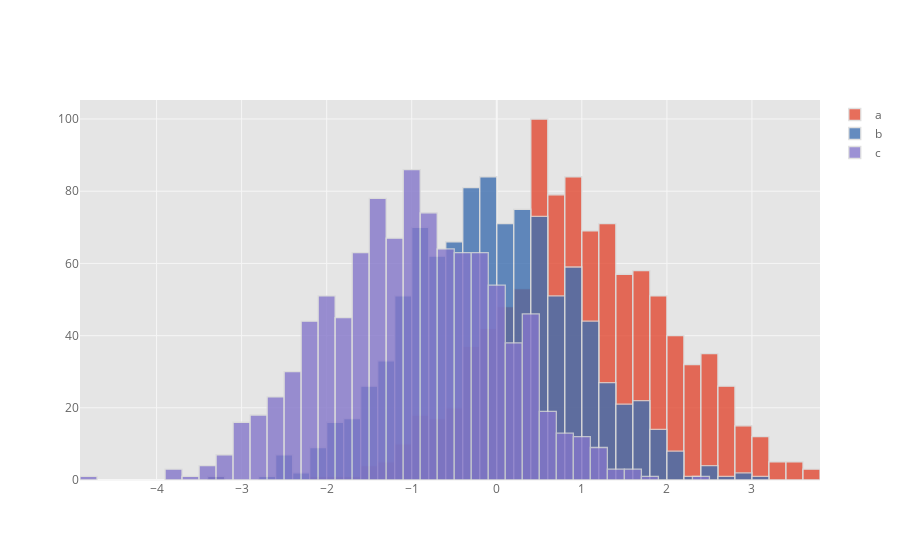

Notebook source saved alongside this figure:
### Code cell
df.iplot(kind='histogram')

### Figure 1 — Plotly figure (JSON) as saved in the notebook; plotly's stock layout.template omitted (floating-point values rounded to 4 significant figures; data arrays with more than 128 entries replaced by an {"elided": "..."} marker saying what was removed)
{"data": [{"histfunc": "count", "histnorm": "", "marker": {"color": "rgba(226, 74, 51, 1.0)", "line": {"color": "#D9D9D9", "width": 1.3}}, "name": "a", "opacity": 0.8, "orientation": "v", "type": "histogram", "x": {"elided": "1000 float values"}}, {"histfunc": "count", "histnorm": "", "marker": {"color": "rgba(62, 111, 176, 1.0)", "line": {"color": "#D9D9D9", "width": 1.3}}, "name": "b", "opacity": 0.8, "orientation": "v", "type": "histogram", "x": {"elided": "1000 float values"}}, {"histfunc": "count", "histnorm": "", "marker": {"color": "rgba(132, 118, 202, 1.0)", "line": {"color": "#D9D9D9", "width": 1.3}}, "name": "c", "opacity": 0.8, "orientation": "v", "type": "histogram", "x": {"elided": "1000 float values"}}], "layout": {"barmode": "overlay", "legend": {"bgcolor": "#FFFFFF", "font": {"color": "#666666"}}, "paper_bgcolor": "#FFFFFF", "plot_bgcolor": "#E5E5E5", "title": {"font": {"color": "#151516"}}, "xaxis": {"gridcolor": "#F6F6F6", "showgrid": true, "tickfont": {"color": "#666666"}, "title": {"font": {"color": "#666666"}, "text": ""}, "zerolinecolor": "#F6F6F6"}, "yaxis": {"gridcolor": "#F6F6F6", "showgrid": true, "tickfont": {"color": "#666666"}, "title": {"font": {"color": "#666666"}, "text": ""}, "zerolinecolor": "#F6F6F6"}}}
